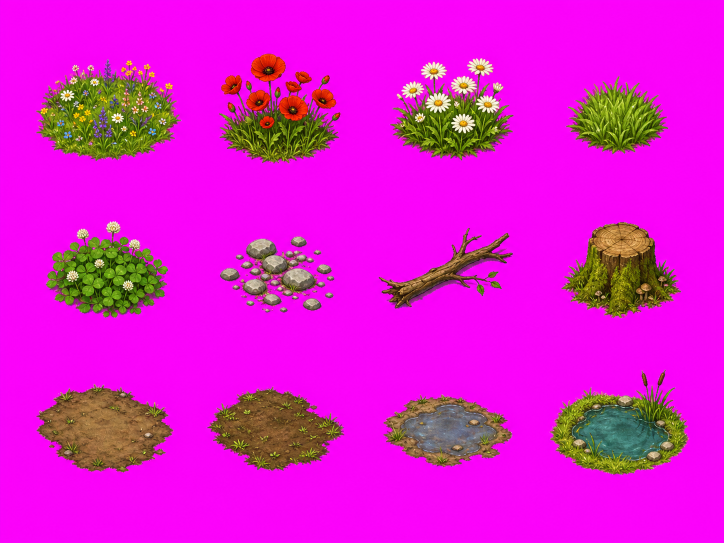
#> input picture source-assets/maps/generated/grasslands-sheet.png, 1448 x 1086 px (shown at 1/2 size)
$ python -i build-map-prop-atlases.py   (imports and definitions only)
#> lines starting #> are read from the running program, lines starting #| are printed output that depends on the picture
#!/usr/bin/env python3
"""Pack every editable map prop PNG into Phaser hash atlases."""

import json
from pathlib import Path

from PIL import Image


ROOT = Path(__file__).resolve().parents[1]
SOURCE_ROOT = ROOT / "public" / "assets" / "maps" / "props"
OUTPUT_ROOT = ROOT / "public" / "assets" / "maps" / "atlases"
PADDING = 12


def packed_image(path: Path) -> Image.Image:
    image = Image.open(path).convert("RGBA")
    alpha_bounds = image.getchannel("A").getbbox()
#> alpha_bounds = (0, 0, 1448, 1086)
    if alpha_bounds:
        image = image.crop(alpha_bounds)
    max_dimension = max(image.size)
#> max_dimension = 1448
    if max_dimension > 512:
        scale = 512 / max_dimension
#> scale = 0.354
        image = image.resize(
            (max(1, round(image.width * scale)), max(1, round(image.height * scale))),
            Image.Resampling.LANCZOS,
        )
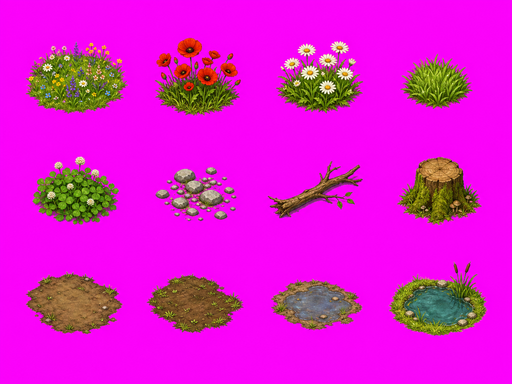
#> image: PIL image 512x384 RGBA; mean R, G, B, A 223.3, 23.9, 208.8, 255
    return image


# [59 lines left out: functions build_atlas, main, not called in this run]


# [2 lines not run here, left out]

>>> result = packed_image('../source-assets/maps/generated/grasslands-sheet.png')
